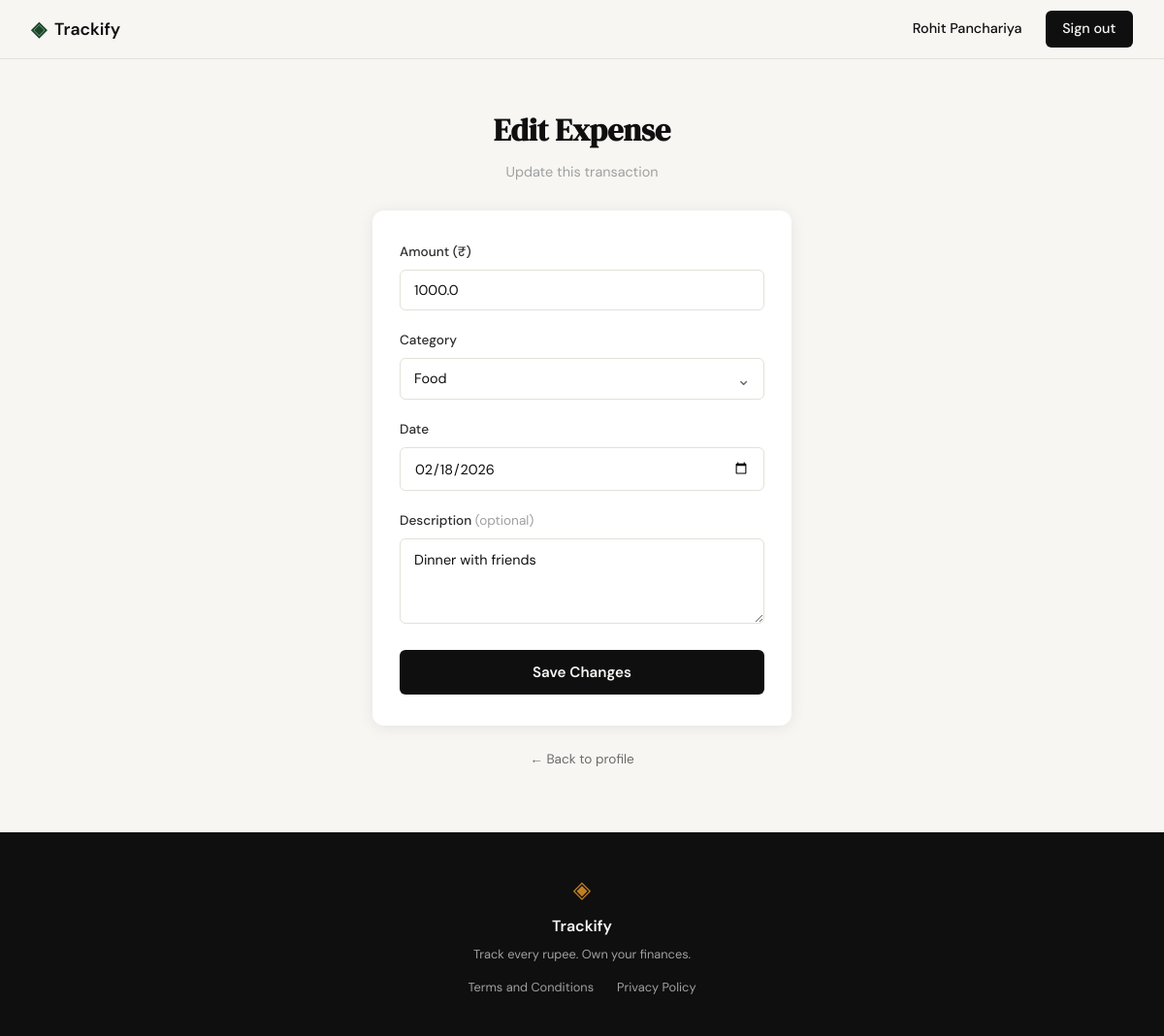
The app's page /expenses/10/edit (signed in) with its own data.
### tables this page shows
CREATE TABLE expenses (
            id          INTEGER PRIMARY KEY AUTOINCREMENT,
            user_id     INTEGER NOT NULL REFERENCES users(id) ON DELETE CASCADE,
            amount      REAL    NOT NULL,
            category    TEXT    NOT NULL,
            date        TEXT    NOT NULL,
            description TEXT,
            created_at  TEXT    DEFAULT (datetime('now'))
        );

### app.py (the view, shortened to what this page needs)
@app.route("/expenses/<int:id>/edit", methods=["GET", "POST"])
@login_required
def edit_expense(id):
    expense = get_expense_by_id(id, session["user_id"])
    if expense is None:
        abort(404)
    if request.method == "GET":
        return render_template("edit_expense.html", expense=expense, categories=VALID_CATEGORIES)

### app.py (called while the page is built)
def login_required(f):
    @functools.wraps(f)
    def decorated(*args, **kwargs):
        if not session.get('user_id'):
            flash("Please sign in to continue.")
            return redirect(url_for('login'))
        return f(*args, **kwargs)
    return decorated

### database/db.py (called while the page is built)
def get_db():
    conn = sqlite3.connect(DB_PATH)
    conn.row_factory = sqlite3.Row
    conn.execute("PRAGMA foreign_keys = ON")
    return conn

### database/queries.py (called while the page is built)
def get_expense_by_id(expense_id, user_id):
    conn = get_db()
    try:
        row = conn.execute(
            "SELECT id, amount, category, date, description FROM expenses "
            "WHERE id = ? AND user_id = ?",
            (expense_id, user_id),
        ).fetchone()
        if row is None:
            return None
        return {
            "id": row["id"],
            "amount": row["amount"],
            "category": row["category"],
            "date": row["date"],
            "description": row["description"],
        }
    finally:
        conn.close()

### templates/edit_expense.html (shortened to what this page needs)
{% extends "base.html" %}
{% block head %}
  <link rel="stylesheet" href="{{ url_for('static', filename='css/style.css') }}">
{% endblock %}
{% block content %}
<div class="add-expense-page">
  <div class="add-expense-header">
    <h1 class="add-expense-title">Edit Expense</h1>
    <p class="add-expense-subtitle">Update this transaction</p>
  </div>
  <div class="add-expense-card">
    <form method="POST" action="{{ url_for('edit_expense', id=expense.id) }}">
      <div class="ae-field">
        <label class="ae-label" for="amount">Amount (₹)</label>
        <input
          type="number"
          id="amount"
          name="amount"
          class="ae-input"
          step="0.01"
          min="0.01"
          value="{{ expense.amount }}"
          required
        >
      </div>
      <div class="ae-field">
        <label class="ae-label" for="category">Category</label>
        <div class="ae-select-wrap">
          <select id="category" name="category" class="ae-input ae-select" required>
            {% for cat in categories %}
            <option value="{{ cat }}" {% if expense.category == cat %}selected{% endif %}>{{ cat }}</option>
            {% endfor %}
          </select>
          <span class="ae-select-arrow">&#8964;</span>
        </div>
      </div>
      <div class="ae-field">
        <label class="ae-label" for="date">Date</label>
        <input
          type="date"
          id="date"
          name="date"
          class="ae-input"
          value="{{ expense.date }}"
          required
        >
      </div>
      <div class="ae-field">
        <label class="ae-label" for="description">Description <span class="ae-optional">(optional)</span></label>
        <textarea
          id="description"
          name="description"
          class="ae-input ae-textarea"
          placeholder="What was this for?"
        >{{ expense.description or '' }}</textarea>
      </div>
      <button type="submit" class="ae-submit">Save Changes</button>
    </form>
  </div>
  <a href="{{ url_for('profile') }}" class="ae-back-link">&#8592; Back to profile</a>
</div>
{% endblock %}

### static/css/style.css (style rules this page uses)
:root { --ink: #0f0f0f; --ink-soft: #2d2d2d; --ink-muted: #6b6b6b; --ink-faint: #a0a0a0; --paper: #f7f6f3; --paper-warm: #f0ede6; --paper-card: #ffffff; --accent: #1a472a; --accent-light: #e8f0eb; --accent-2: #c17f24; --accent-2-light: #fdf3e3; --danger: #c0392b; --danger-light: #fdecea; --success: #1a6b3a; --success-light: #e6f4ec; --border: #e4e1da; --border-soft: #eeebe4; --font-display: 'DM Serif Display', Georgia, serif; --font-body: 'DM Sans', system-ui, sans-serif; --max-width: 1200px; --auth-width: 440px; --radius-sm: 6px; --radius-md: 12px; --radius-lg: 20px; }
*, *::before, *::after { box-sizing: border-box; margin: 0; padding: 0; }
html { font-size: 16px; scroll-behavior: smooth; }
body { background: var(--paper); color: var(--ink); font-family: var(--font-body); font-size: 1rem; line-height: 1.6; -webkit-font-smoothing: antialiased; }
a { color: inherit; text-decoration: none; }
.add-expense-page { max-width: 480px; margin: 0 auto; padding: 3rem 1.5rem 4rem; display: flex; flex-direction: column; align-items: center; }
.add-expense-header { text-align: center; margin-bottom: 1.75rem; }
.add-expense-title { font-family: var(--font-display); font-size: 2rem; font-weight: 700; color: var(--ink); margin: 0 0 0.35rem; }
.add-expense-subtitle { font-size: 0.9rem; color: var(--ink-faint); margin: 0; }
.add-expense-card { background: var(--paper-card); border-radius: var(--radius-md); padding: 2rem 1.75rem; width: 100%; box-shadow: 0 2px 16px rgba(15, 15, 15, 0.08); }
.ae-field { margin-bottom: 1.25rem; }
.ae-label { display: block; font-size: 0.85rem; font-weight: 500; color: var(--ink-soft); margin-bottom: 0.45rem; }
.ae-optional { font-weight: 400; color: var(--ink-faint); }
.ae-input { width: 100%; padding: 0.7rem 0.875rem; border: 1px solid var(--border); border-radius: var(--radius-sm); background: var(--paper-card); font-family: var(--font-body); font-size: 0.9rem; color: var(--ink); box-sizing: border-box; outline: none; transition: border-color 0.2s; appearance: none; -webkit-appearance: none; }
.ae-input::placeholder { color: var(--ink-faint); }
.ae-select-wrap { position: relative; }
.ae-select { cursor: pointer; padding-right: 2.25rem; }
.ae-select-arrow { position: absolute; right: 0.875rem; top: 50%; transform: translateY(-50%); font-size: 1.1rem; color: var(--ink-muted); pointer-events: none; }
.ae-textarea { resize: vertical; min-height: 88px; line-height: 1.5; }
.ae-submit { display: block; width: 100%; padding: 0.8rem; margin-top: 0.5rem; background: var(--ink); color: var(--paper); border: none; border-radius: var(--radius-sm); font-family: var(--font-body); font-size: 0.95rem; font-weight: 600; cursor: pointer; transition: background 0.2s; }
.ae-back-link { display: inline-block; margin-top: 1.5rem; font-size: 0.85rem; color: var(--ink-muted); text-decoration: none; transition: color 0.2s; }

### records on screen
expenses: amount "1000.0", category "Food", date "02/18/2026", description "Dinner with friends"

### other values on screen
{{ session['user_name'] }} "Rohit Panchariya"
